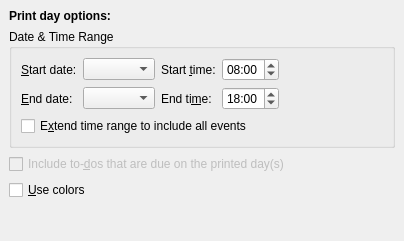
<ui version="4.0" >
 <author>Reinhold Kainhofer &lt;reinhold@kainhofer.com></author>
 <comment>Configuration page for the print day mode.</comment>
 <class>CalPrintDayConfig_Base</class>
 <widget class="QWidget" name="CalPrintDayConfig_Base" >
  <property name="geometry" >
   <rect>
    <x>0</x>
    <y>0</y>
    <width>404</width>
    <height>241</height>
   </rect>
  </property>
  <layout class="QVBoxLayout" >
   <property name="spacing" >
    <number>6</number>
   </property>
   <property name="leftMargin" >
    <number>9</number>
   </property>
   <property name="topMargin" >
    <number>9</number>
   </property>
   <property name="rightMargin" >
    <number>9</number>
   </property>
   <property name="bottomMargin" >
    <number>9</number>
   </property>
   <item>
    <widget class="QLabel" name="label" >
     <property name="text" >
      <string>&lt;html>&lt;head>&lt;meta name="qrichtext" content="1" />&lt;style type="text/css">
p, li { white-space: pre-wrap; }
&lt;/style>&lt;/head>&lt;body style=" font-family:'Sans Serif'; font-size:9pt; font-weight:400; font-style:normal;">
&lt;p style=" margin-top:0px; margin-bottom:0px; margin-left:0px; margin-right:0px; -qt-block-indent:0; text-indent:0px;">&lt;span style=" font-weight:600;">Print day options:&lt;/span>&lt;/p>&lt;/body>&lt;/html></string>
     </property>
    </widget>
   </item>
   <item>
    <widget class="QGroupBox" name="mDateRangeGroup" >
     <property name="title" >
      <string>Date &amp;&amp; Time Range</string>
     </property>
     <layout class="QGridLayout" >
      <property name="leftMargin" >
       <number>9</number>
      </property>
      <property name="topMargin" >
       <number>9</number>
      </property>
      <property name="rightMargin" >
       <number>9</number>
      </property>
      <property name="bottomMargin" >
       <number>9</number>
      </property>
      <property name="horizontalSpacing" >
       <number>6</number>
      </property>
      <property name="verticalSpacing" >
       <number>6</number>
      </property>
      <item row="0" column="4" >
       <spacer>
        <property name="orientation" >
         <enum>Qt::Horizontal</enum>
        </property>
        <property name="sizeType" >
         <enum>QSizePolicy::Expanding</enum>
        </property>
        <property name="sizeHint" >
         <size>
          <width>121</width>
          <height>21</height>
         </size>
        </property>
       </spacer>
      </item>
      <item row="1" column="4" >
       <spacer>
        <property name="orientation" >
         <enum>Qt::Horizontal</enum>
        </property>
        <property name="sizeType" >
         <enum>QSizePolicy::Expanding</enum>
        </property>
        <property name="sizeHint" >
         <size>
          <width>121</width>
          <height>21</height>
         </size>
        </property>
       </spacer>
      </item>
      <item row="0" column="0" >
       <widget class="QLabel" name="mFromDateLabel" >
        <property name="whatsThis" >
         <string>If you want to print more days at once, you can define a range of dates with this option and the &lt;i>End date&lt;/i> option. This option is used to define the start date.</string>
        </property>
        <property name="text" >
         <string>&amp;Start date:</string>
        </property>
        <property name="buddy" >
         <cstring>mFromDate</cstring>
        </property>
       </widget>
      </item>
      <item row="1" column="2" >
       <widget class="QLabel" name="mToTimeLabel" >
        <property name="whatsThis" >
         <string>It is possible to print only those events which are inside a given timerange. With this time selection box you can define the end of this time range. The start time should be defined with the &lt;i>Start time&lt;/i> option. Note you can automatically modify these settings if you check &lt;i>Extend time range to include all events&lt;/i>.</string>
        </property>
        <property name="text" >
         <string>End ti&amp;me:</string>
        </property>
        <property name="buddy" >
         <cstring>mToTime</cstring>
        </property>
       </widget>
      </item>
      <item row="1" column="3" >
       <widget class="QTimeEdit" name="mToTime" >
        <property name="whatsThis" >
         <string>It is possible to print only those events which are inside a given timerange. With this time selection box you can define the end of this time range. The start time should be defined with the &lt;i>Start time&lt;/i> option. Note you can automatically modify these settings if you check &lt;i>Extend time range to include all events&lt;/i>.</string>
        </property>
        <property name="displayFormat" >
         <string>hh:mm</string>
        </property>
        <property name="time" >
         <time>
          <hour>18</hour>
          <minute>0</minute>
          <second>0</second>
         </time>
        </property>
       </widget>
      </item>
      <item row="2" column="0" colspan="5" >
       <widget class="QCheckBox" name="mIncludeAllEvents" >
        <property name="whatsThis" >
         <string>Check this option to automatically determine the required time range, so all events will be shown.</string>
        </property>
        <property name="text" >
         <string>E&amp;xtend time range to include all events</string>
        </property>
       </widget>
      </item>
      <item row="0" column="1" >
       <widget class="KPIM::KDateEdit" name="mFromDate" >
        <property name="focusPolicy" >
         <enum>Qt::StrongFocus</enum>
        </property>
        <property name="whatsThis" >
         <string>If you want to print more days at once, you can define a range of dates with this option and the &lt;i>End date&lt;/i> option. This option is used to define the start date.</string>
        </property>
       </widget>
      </item>
      <item row="0" column="3" >
       <widget class="QTimeEdit" name="mFromTime" >
        <property name="whatsThis" >
         <string>It is possible to print only those events which are inside a given timerange. With this time selection box you can define the start of this time range. The end time should be defined with the &lt;i>End time&lt;/i> option. Note you can automatically modify these settings if you check &lt;i>Extend time range to include all events&lt;/i>.</string>
        </property>
        <property name="displayFormat" >
         <string>hh:mm</string>
        </property>
        <property name="time" >
         <time>
          <hour>8</hour>
          <minute>0</minute>
          <second>0</second>
         </time>
        </property>
       </widget>
      </item>
      <item row="0" column="2" >
       <widget class="QLabel" name="mFromTimeLabel" >
        <property name="whatsThis" >
         <string>It is possible to print only those events which are inside a given timerange. With this time selection box you can define the start of this time range. The end time should be defined with the &lt;i>End time&lt;/i> option. Note you can automatically modify these settings if you check &lt;i>Extend time range to include all events&lt;/i>.</string>
        </property>
        <property name="text" >
         <string>Start &amp;time:</string>
        </property>
        <property name="buddy" >
         <cstring>mFromTime</cstring>
        </property>
       </widget>
      </item>
      <item row="1" column="1" >
       <widget class="KPIM::KDateEdit" name="mToDate" >
        <property name="focusPolicy" >
         <enum>Qt::StrongFocus</enum>
        </property>
        <property name="whatsThis" >
         <string>If you want to print more days at once, you can define a range of dates with this option and the &lt;i>Start date&lt;/i> option. This option is used to define the end date.</string>
        </property>
       </widget>
      </item>
      <item row="1" column="0" >
       <widget class="QLabel" name="mToDateLabel" >
        <property name="whatsThis" >
         <string>If you want to print more days at once, you can define a range of dates with this option and the &lt;i>Start date&lt;/i> option. This option is used to define the end date.</string>
        </property>
        <property name="text" >
         <string>&amp;End date:</string>
        </property>
        <property name="buddy" >
         <cstring>mToDate</cstring>
        </property>
       </widget>
      </item>
     </layout>
    </widget>
   </item>
   <item>
    <widget class="QCheckBox" name="mIncludeTodos" >
     <property name="enabled" >
      <bool>false</bool>
     </property>
     <property name="whatsThis" >
      <string>You should check this option if you want to print to-dos which are due on one of the dates which are in the supplied date range.</string>
     </property>
     <property name="text" >
      <string>Include to-&amp;dos that are due on the printed day(s)</string>
     </property>
    </widget>
   </item>
   <item>
    <widget class="QCheckBox" name="mColors" >
     <property name="whatsThis" >
      <string>If you want to use colors to distinguish certain categories on the print, check this option.</string>
     </property>
     <property name="text" >
      <string>&amp;Use colors</string>
     </property>
    </widget>
   </item>
   <item>
    <spacer>
     <property name="orientation" >
      <enum>Qt::Vertical</enum>
     </property>
     <property name="sizeType" >
      <enum>QSizePolicy::Expanding</enum>
     </property>
     <property name="sizeHint" >
      <size>
       <width>386</width>
       <height>16</height>
      </size>
     </property>
    </spacer>
   </item>
  </layout>
 </widget>
 <layoutdefault spacing="6" margin="11" />
 <pixmapfunction>qPixmapFromMimeSource</pixmapfunction>
 <customwidgets>
  <customwidget>
   <class>KPIM::KDateEdit</class>
   <extends>QComboBox</extends>
   <header>kdateedit.h</header>
  </customwidget>
 </customwidgets>
 <tabstops>
  <tabstop>mFromDate</tabstop>
  <tabstop>mFromTime</tabstop>
  <tabstop>mToDate</tabstop>
  <tabstop>mToTime</tabstop>
  <tabstop>mIncludeAllEvents</tabstop>
  <tabstop>mIncludeTodos</tabstop>
  <tabstop>mColors</tabstop>
 </tabstops>
 <resources/>
 <connections/>
</ui>
